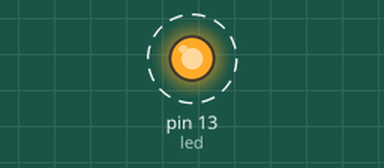
Recording of a sketch running on a simulated Arduino Uno, built with avr-gcc and run on an emulated ATmega328P. Parts: output pins drawn as LEDs (lit = HIGH). Dashed ring = blinking. What the sketch prints to the serial monitor is not drawn.

Above: at 0.5 s.
Timing chart, 0 to 4.6 s (numbered marks = the images above):
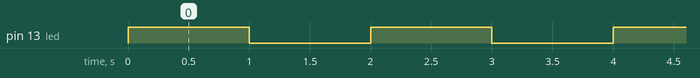

Measured:
- by itself, pin 13 (led): alternates HIGH for 1.0 s and LOW for 1.0 s

The sketch:

serial_led_info.ino
```cpp
const int led = 13;

void setup() {
  pinMode(led, OUTPUT);
  Serial.begin(115200);
}

void loop() {
  onLed();
  offLed();
}

//--------------------------------------------------------------

void onLed(){
  Serial.println("Led is ON");
  digitalWrite(led, HIGH);
  delay(1000);
}

void offLed(){
  Serial.println("Led is OFF");
  digitalWrite(led, LOW);
  delay(1000);
}
```
